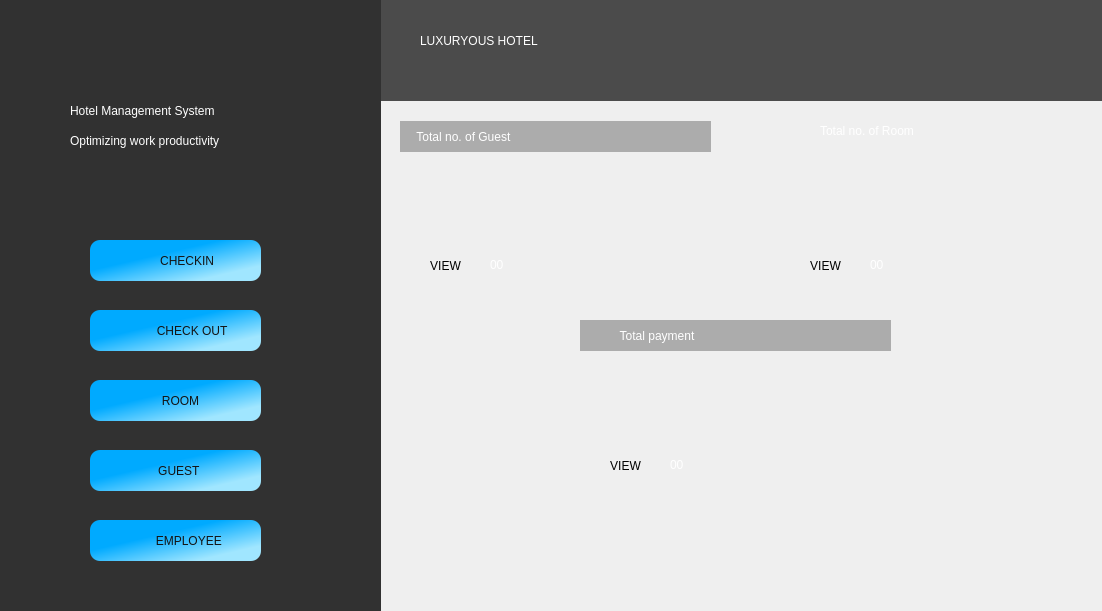
<?xml version="1.0" encoding="UTF-8"?>
<ui version="4.0">
 <class>secmain</class>
 <widget class="QDialog" name="secmain">
  <property name="geometry">
   <rect>
    <x>0</x>
    <y>0</y>
    <width>1102</width>
    <height>611</height>
   </rect>
  </property>
  <property name="windowTitle">
   <string>Dialog</string>
  </property>
  <property name="styleSheet">
   <string notr="true"/>
  </property>
  <widget class="QPushButton" name="checkin">
   <property name="geometry">
    <rect>
     <x>90</x>
     <y>240</y>
     <width>171</width>
     <height>41</height>
    </rect>
   </property>
   <property name="toolTip">
    <string>&lt;html&gt;&lt;head/&gt;&lt;body&gt;&lt;p align=&quot;center&quot;&gt;&lt;br/&gt;&lt;/p&gt;&lt;/body&gt;&lt;/html&gt;</string>
   </property>
   <property name="styleSheet">
    <string notr="true">
QPushButton{
	font: 700 12pt &quot;Segoe UI&quot;;
background-color: qlineargradient(spread:pad, x1:0.278977, y1:0.268, x2:0.808, y2:0.812773, stop:0.196347 rgba(0, 170, 255, 255), stop:1 rgba(160, 230, 255, 255));
color: rgb(20, 20, 20);
border-radius:10px;
}
QPushButton:hover{
	background-color: rgb(255, 255, 255);
	color: rgb(34, 34, 34);
font: 900 11pt &quot;Segoe UI&quot;;
border-radius:10px;
}
QPushButton:pressed{
   
	background-color: rgb(37, 95, 255);
}</string>
   </property>
   <property name="text">
    <string>       CHECKIN</string>
   </property>
  </widget>
  <widget class="QPushButton" name="checkout">
   <property name="geometry">
    <rect>
     <x>90</x>
     <y>310</y>
     <width>171</width>
     <height>41</height>
    </rect>
   </property>
   <property name="styleSheet">
    <string notr="true">
QPushButton{
	font: 700 12pt &quot;Segoe UI&quot;;
background-color: qlineargradient(spread:pad, x1:0.278977, y1:0.268, x2:0.808, y2:0.812773, stop:0.196347 rgba(0, 170, 255, 255), stop:1 rgba(160, 230, 255, 255));
color: rgb(20, 20, 20);
border-radius:10px;
}
QPushButton:hover{
	background-color: rgb(255, 255, 255);
	color: rgb(34, 34, 34);
font: 900 11pt &quot;Segoe UI&quot;;
border-radius:10px;
}
QPushButton:pressed{
   
	background-color: rgb(37, 95, 255);
}</string>
   </property>
   <property name="text">
    <string>          CHECK OUT</string>
   </property>
  </widget>
  <widget class="QPushButton" name="availableroom">
   <property name="geometry">
    <rect>
     <x>90</x>
     <y>380</y>
     <width>171</width>
     <height>41</height>
    </rect>
   </property>
   <property name="styleSheet">
    <string notr="true">
QPushButton{
	font: 700 12pt &quot;Segoe UI&quot;;
background-color: qlineargradient(spread:pad, x1:0.278977, y1:0.268, x2:0.808, y2:0.812773, stop:0.196347 rgba(0, 170, 255, 255), stop:1 rgba(160, 230, 255, 255));
color: rgb(20, 20, 20);
border-radius:10px;
}
QPushButton:hover{
	background-color: rgb(255, 255, 255);
	color: rgb(34, 34, 34);
font: 900 11pt &quot;Segoe UI&quot;;
border-radius:10px;
}
QPushButton:pressed{
   
	background-color: rgb(37, 95, 255);
}</string>
   </property>
   <property name="text">
    <string>   ROOM</string>
   </property>
  </widget>
  <widget class="QPushButton" name="history">
   <property name="geometry">
    <rect>
     <x>90</x>
     <y>450</y>
     <width>171</width>
     <height>41</height>
    </rect>
   </property>
   <property name="styleSheet">
    <string notr="true">
QPushButton{
	font: 700 12pt &quot;Segoe UI&quot;;
background-color: qlineargradient(spread:pad, x1:0.278977, y1:0.268, x2:0.808, y2:0.812773, stop:0.196347 rgba(0, 170, 255, 255), stop:1 rgba(160, 230, 255, 255));
color: rgb(20, 20, 20);
border-radius:10px;
}
QPushButton:hover{
	background-color: rgb(255, 255, 255);
	color: rgb(34, 34, 34);
font: 900 11pt &quot;Segoe UI&quot;;
border-radius:10px;
}
QPushButton:pressed{
   
	background-color: rgb(37, 95, 255);
}</string>
   </property>
   <property name="text">
    <string>  GUEST</string>
   </property>
  </widget>
  <widget class="QLabel" name="label_2">
   <property name="geometry">
    <rect>
     <x>420</x>
     <y>10</y>
     <width>371</width>
     <height>61</height>
    </rect>
   </property>
   <property name="styleSheet">
    <string notr="true">font: 700 italic 28pt &quot;Roman&quot;;
color: rgb(255, 255, 255);</string>
   </property>
   <property name="text">
    <string>LUXURYOUS HOTEL</string>
   </property>
  </widget>
  <widget class="QPushButton" name="introduce">
   <property name="geometry">
    <rect>
     <x>90</x>
     <y>520</y>
     <width>171</width>
     <height>41</height>
    </rect>
   </property>
   <property name="styleSheet">
    <string notr="true">
QPushButton{
	font: 700 12pt &quot;Segoe UI&quot;;
background-color: qlineargradient(spread:pad, x1:0.278977, y1:0.268, x2:0.808, y2:0.812773, stop:0.196347 rgba(0, 170, 255, 255), stop:1 rgba(160, 230, 255, 255));
color: rgb(20, 20, 20);
border-radius:10px;
}
QPushButton:hover{
	background-color: rgb(255, 255, 255);
	color: rgb(34, 34, 34);
font: 900 11pt &quot;Segoe UI&quot;;
border-radius:10px;
}
QPushButton:pressed{
   
	background-color: rgb(37, 95, 255);
}</string>
   </property>
   <property name="text">
    <string>        EMPLOYEE</string>
   </property>
  </widget>
  <widget class="QLabel" name="label_6">
   <property name="geometry">
    <rect>
     <x>90</x>
     <y>380</y>
     <width>51</width>
     <height>41</height>
    </rect>
   </property>
   <property name="styleSheet">
    <string notr="true">border-image: url(:/New folder/server.png);</string>
   </property>
   <property name="text">
    <string/>
   </property>
  </widget>
  <widget class="QLabel" name="label_7">
   <property name="geometry">
    <rect>
     <x>90</x>
     <y>450</y>
     <width>51</width>
     <height>41</height>
    </rect>
   </property>
   <property name="styleSheet">
    <string notr="true">border-image: url(:/New folder/guest-list.png);</string>
   </property>
   <property name="text">
    <string/>
   </property>
  </widget>
  <widget class="QLabel" name="label_8">
   <property name="geometry">
    <rect>
     <x>90</x>
     <y>520</y>
     <width>51</width>
     <height>41</height>
    </rect>
   </property>
   <property name="styleSheet">
    <string notr="true">border-image: url(:/New folder/employee.png);</string>
   </property>
   <property name="text">
    <string/>
   </property>
  </widget>
  <widget class="QLabel" name="label">
   <property name="geometry">
    <rect>
     <x>0</x>
     <y>-10</y>
     <width>361</width>
     <height>131</height>
    </rect>
   </property>
   <property name="styleSheet">
    <string notr="true">border-image: url(:/New folder/Corporate Management.png);</string>
   </property>
   <property name="text">
    <string/>
   </property>
  </widget>
  <widget class="QLabel" name="label_3">
   <property name="geometry">
    <rect>
     <x>70</x>
     <y>100</y>
     <width>231</width>
     <height>22</height>
    </rect>
   </property>
   <property name="styleSheet">
    <string notr="true">font: 700 10pt &quot;Segoe UI&quot;;
color: rgb(255, 255, 255);</string>
   </property>
   <property name="text">
    <string>Hotel Management System</string>
   </property>
  </widget>
  <widget class="QLabel" name="label_9">
   <property name="geometry">
    <rect>
     <x>70</x>
     <y>130</y>
     <width>221</width>
     <height>22</height>
    </rect>
   </property>
   <property name="styleSheet">
    <string notr="true">font: italic 10pt &quot;Segoe UI&quot;;
color: rgb(255, 255, 255);</string>
   </property>
   <property name="text">
    <string>Optimizing work productivity</string>
   </property>
  </widget>
  <widget class="QLabel" name="label_10">
   <property name="geometry">
    <rect>
     <x>0</x>
     <y>0</y>
     <width>381</width>
     <height>611</height>
    </rect>
   </property>
   <property name="styleSheet">
    <string notr="true">background-color: rgb(49, 49, 49);</string>
   </property>
   <property name="text">
    <string/>
   </property>
  </widget>
  <widget class="QLabel" name="label_11">
   <property name="geometry">
    <rect>
     <x>380</x>
     <y>0</y>
     <width>731</width>
     <height>101</height>
    </rect>
   </property>
   <property name="styleSheet">
    <string notr="true">background-color: rgb(75, 75, 75);</string>
   </property>
   <property name="text">
    <string/>
   </property>
  </widget>
  <widget class="QLabel" name="time">
   <property name="geometry">
    <rect>
     <x>910</x>
     <y>530</y>
     <width>181</width>
     <height>31</height>
    </rect>
   </property>
   <property name="styleSheet">
    <string notr="true">font: 12pt &quot;Segoe UI&quot;;</string>
   </property>
   <property name="text">
    <string/>
   </property>
  </widget>
  <widget class="QLabel" name="date">
   <property name="geometry">
    <rect>
     <x>910</x>
     <y>570</y>
     <width>181</width>
     <height>22</height>
    </rect>
   </property>
   <property name="styleSheet">
    <string notr="true">font: 12pt &quot;Segoe UI&quot;;</string>
   </property>
   <property name="text">
    <string/>
   </property>
  </widget>
  <widget class="QLabel" name="label_12">
   <property name="geometry">
    <rect>
     <x>400</x>
     <y>120</y>
     <width>321</width>
     <height>191</height>
    </rect>
   </property>
   <property name="styleSheet">
    <string notr="true">border-image: url(:/New folder/empcardbg.png);</string>
   </property>
   <property name="text">
    <string/>
   </property>
  </widget>
  <widget class="QLabel" name="label_13">
   <property name="geometry">
    <rect>
     <x>400</x>
     <y>121</y>
     <width>311</width>
     <height>31</height>
    </rect>
   </property>
   <property name="styleSheet">
    <string notr="true">color: rgb(255, 255, 255);
background-color: qlineargradient(spread:pad, x1:0, y1:0.02, x2:1, y2:0.97, stop:1 rgba(0, 0, 0, 71));
font: 900 15pt &quot;Segoe UI&quot;;</string>
   </property>
   <property name="text">
    <string>     Total no. of Guest</string>
   </property>
  </widget>
  <widget class="QLabel" name="label_14">
   <property name="geometry">
    <rect>
     <x>580</x>
     <y>320</y>
     <width>321</width>
     <height>201</height>
    </rect>
   </property>
   <property name="styleSheet">
    <string notr="true">border-image: url(:/New folder/attendancebg.png);</string>
   </property>
   <property name="text">
    <string/>
   </property>
  </widget>
  <widget class="QLabel" name="label_15">
   <property name="geometry">
    <rect>
     <x>770</x>
     <y>110</y>
     <width>321</width>
     <height>201</height>
    </rect>
   </property>
   <property name="styleSheet">
    <string notr="true">border-image: url(:/New folder/company_card.png);</string>
   </property>
   <property name="text">
    <string/>
   </property>
  </widget>
  <widget class="QLabel" name="label_17">
   <property name="geometry">
    <rect>
     <x>820</x>
     <y>120</y>
     <width>281</width>
     <height>22</height>
    </rect>
   </property>
   <property name="styleSheet">
    <string notr="true">color: rgb(255, 255, 255);
font: 900 15pt &quot;Segoe UI&quot;;</string>
   </property>
   <property name="text">
    <string>Total no. of Room</string>
   </property>
  </widget>
  <widget class="QLabel" name="total_guest">
   <property name="geometry">
    <rect>
     <x>490</x>
     <y>240</y>
     <width>71</width>
     <height>51</height>
    </rect>
   </property>
   <property name="styleSheet">
    <string notr="true">color: rgb(255, 255, 255);
font: 700 16pt &quot;Segoe UI&quot;;</string>
   </property>
   <property name="text">
    <string>&lt;html&gt;&lt;head/&gt;&lt;body&gt;&lt;p&gt;00&lt;/p&gt;&lt;/body&gt;&lt;/html&gt;</string>
   </property>
  </widget>
  <widget class="QLabel" name="total_room">
   <property name="geometry">
    <rect>
     <x>870</x>
     <y>240</y>
     <width>71</width>
     <height>51</height>
    </rect>
   </property>
   <property name="styleSheet">
    <string notr="true">color: rgb(255, 255, 255);
font: 700 16pt &quot;Segoe UI&quot;;</string>
   </property>
   <property name="text">
    <string>&lt;html&gt;&lt;head/&gt;&lt;body&gt;&lt;p&gt;00&lt;/p&gt;&lt;/body&gt;&lt;/html&gt;</string>
   </property>
  </widget>
  <widget class="QLabel" name="label_18">
   <property name="geometry">
    <rect>
     <x>420</x>
     <y>160</y>
     <width>151</width>
     <height>71</height>
    </rect>
   </property>
   <property name="styleSheet">
    <string notr="true">border-image: url(:/New folder/bar-graph.png);</string>
   </property>
   <property name="text">
    <string/>
   </property>
  </widget>
  <widget class="QLabel" name="label_19">
   <property name="geometry">
    <rect>
     <x>610</x>
     <y>360</y>
     <width>131</width>
     <height>71</height>
    </rect>
   </property>
   <property name="styleSheet">
    <string notr="true">border-image: url(:/New folder/bar-graph1.png);</string>
   </property>
   <property name="text">
    <string/>
   </property>
  </widget>
  <widget class="QLabel" name="label_20">
   <property name="geometry">
    <rect>
     <x>810</x>
     <y>150</y>
     <width>141</width>
     <height>81</height>
    </rect>
   </property>
   <property name="styleSheet">
    <string notr="true">border-image: url(:/New folder/bar-chart.png);</string>
   </property>
   <property name="text">
    <string/>
   </property>
  </widget>
  <widget class="QLabel" name="label_4">
   <property name="geometry">
    <rect>
     <x>90</x>
     <y>240</y>
     <width>51</width>
     <height>41</height>
    </rect>
   </property>
   <property name="styleSheet">
    <string notr="true">border-image: url(:/New folder/calendar-date.png);</string>
   </property>
   <property name="text">
    <string/>
   </property>
  </widget>
  <widget class="QLabel" name="label_5">
   <property name="geometry">
    <rect>
     <x>90</x>
     <y>310</y>
     <width>51</width>
     <height>41</height>
    </rect>
   </property>
   <property name="styleSheet">
    <string notr="true">border-image: url(:/New folder/check-out (1).png);</string>
   </property>
   <property name="text">
    <string/>
   </property>
  </widget>
  <widget class="QPushButton" name="viewtotalg">
   <property name="geometry">
    <rect>
     <x>410</x>
     <y>250</y>
     <width>71</width>
     <height>31</height>
    </rect>
   </property>
   <property name="styleSheet">
    <string notr="true">QPushButton{
background-color: qlineargradient(spread:pad, x1:0, y1:0.02, x2:1, y2:0.97, stop:1 rgba(0, 0, 0, 0));
border:none;
}
QPushButton:hover{
	background-color: rgb(54, 120, 226);
   
}
QPushButton:pressed{
   
	background-color: rgb(37, 95, 255);
}</string>
   </property>
   <property name="text">
    <string>VIEW</string>
   </property>
  </widget>
  <widget class="QPushButton" name="viewtotale">
   <property name="geometry">
    <rect>
     <x>300</x>
     <y>580</y>
     <width>71</width>
     <height>31</height>
    </rect>
   </property>
   <property name="styleSheet">
    <string notr="true">QPushButton{
background-color: qlineargradient(spread:pad, x1:0, y1:0.02, x2:1, y2:0.97, stop:1 rgba(0, 0, 0, 0));
border:none;
}
QPushButton:hover{
	background-color: rgb(139, 3, 5);
   
}
QPushButton:pressed{
   
	background-color: rgb(37, 95, 255);
}</string>
   </property>
   <property name="text">
    <string>VIEW</string>
   </property>
  </widget>
  <widget class="QPushButton" name="viewtotalr">
   <property name="geometry">
    <rect>
     <x>790</x>
     <y>250</y>
     <width>71</width>
     <height>31</height>
    </rect>
   </property>
   <property name="styleSheet">
    <string notr="true">QPushButton{
background-color: qlineargradient(spread:pad, x1:0, y1:0.02, x2:1, y2:0.97, stop:1 rgba(0, 0, 0, 0));
border:none;
}
QPushButton:hover{
	background-color: rgb(13, 112, 11);
}
QPushButton:pressed{
   
	background-color: rgb(37, 95, 255);
}</string>
   </property>
   <property name="text">
    <string>VIEW</string>
   </property>
  </widget>
  <widget class="QLabel" name="label_22">
   <property name="geometry">
    <rect>
     <x>580</x>
     <y>320</y>
     <width>311</width>
     <height>31</height>
    </rect>
   </property>
   <property name="styleSheet">
    <string notr="true">color: rgb(255, 255, 255);
background-color: qlineargradient(spread:pad, x1:0, y1:0.02, x2:1, y2:0.97, stop:1 rgba(0, 0, 0, 71));
font: 900 15pt &quot;Segoe UI&quot;;</string>
   </property>
   <property name="text">
    <string>            Total payment</string>
   </property>
  </widget>
  <widget class="QPushButton" name="viewtotalg_">
   <property name="geometry">
    <rect>
     <x>590</x>
     <y>450</y>
     <width>71</width>
     <height>31</height>
    </rect>
   </property>
   <property name="styleSheet">
    <string notr="true">QPushButton{
background-color: qlineargradient(spread:pad, x1:0, y1:0.02, x2:1, y2:0.97, stop:1 rgba(0, 0, 0, 0));
border:none;
}
QPushButton:hover{
	background-color: rgb(143, 8, 11);
   
}
QPushButton:pressed{
   
	background-color: rgb(37, 95, 255);
}</string>
   </property>
   <property name="text">
    <string>VIEW</string>
   </property>
  </widget>
  <widget class="QLabel" name="total_pay">
   <property name="geometry">
    <rect>
     <x>670</x>
     <y>440</y>
     <width>111</width>
     <height>51</height>
    </rect>
   </property>
   <property name="styleSheet">
    <string notr="true">color: rgb(255, 255, 255);
font: 700 16pt &quot;Segoe UI&quot;;</string>
   </property>
   <property name="text">
    <string>&lt;html&gt;&lt;head/&gt;&lt;body&gt;&lt;p&gt;00&lt;/p&gt;&lt;/body&gt;&lt;/html&gt;</string>
   </property>
  </widget>
  <zorder>viewtotale</zorder>
  <zorder>label_14</zorder>
  <zorder>label_12</zorder>
  <zorder>total_guest</zorder>
  <zorder>label_11</zorder>
  <zorder>label_10</zorder>
  <zorder>checkin</zorder>
  <zorder>checkout</zorder>
  <zorder>availableroom</zorder>
  <zorder>history</zorder>
  <zorder>introduce</zorder>
  <zorder>label_2</zorder>
  <zorder>label_6</zorder>
  <zorder>label_7</zorder>
  <zorder>label_8</zorder>
  <zorder>label</zorder>
  <zorder>label_3</zorder>
  <zorder>label_9</zorder>
  <zorder>time</zorder>
  <zorder>date</zorder>
  <zorder>label_13</zorder>
  <zorder>label_15</zorder>
  <zorder>label_17</zorder>
  <zorder>total_room</zorder>
  <zorder>label_18</zorder>
  <zorder>label_19</zorder>
  <zorder>label_20</zorder>
  <zorder>label_4</zorder>
  <zorder>label_5</zorder>
  <zorder>viewtotalg</zorder>
  <zorder>viewtotalr</zorder>
  <zorder>label_22</zorder>
  <zorder>viewtotalg_</zorder>
  <zorder>total_pay</zorder>
 </widget>
 <resources/>
 <connections/>
</ui>
